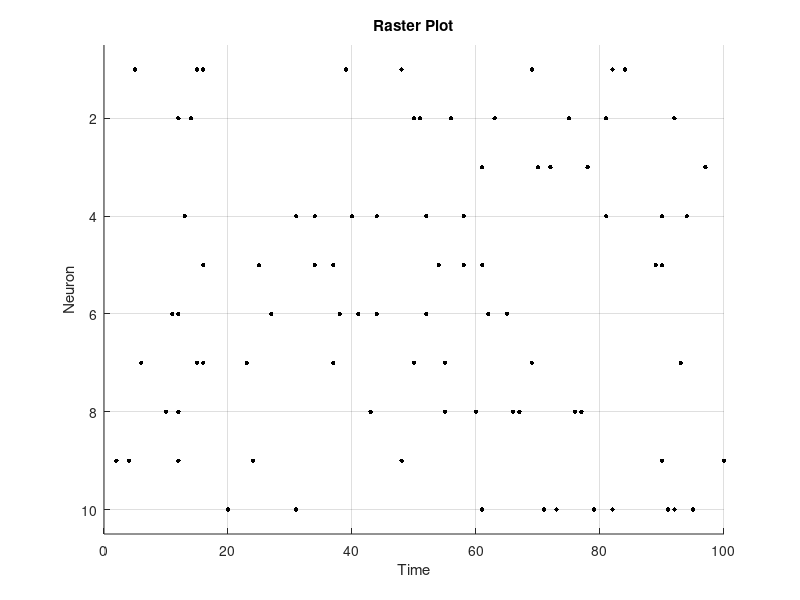

The MATLAB script that drew this image:
clear; close all; clf;

% Example spike train data (replace this with your data)
spikeTrains = rand(10, 100) < 0.1;  % Random binary data (0 or 1)

% Create a raster plot
[rowIndices, timeIndices] = find(spikeTrains);

% Plot spikes as dots on a grid
figure;
scatter(timeIndices, rowIndices, 10, 'k', 'filled');  % Adjust 'k' for color and 'filled' for filled markers

% Set plot properties
xlabel('Time');
ylabel('Neuron');
title('Raster Plot');
ylim([0.5, size(spikeTrains, 1) + 0.5]);  % Set the y-axis limits to match the number of rows
grid on;

% Optionally, invert the y-axis to display the top row at the top
set(gca, 'YDir', 'reverse');

% Optionally, customize plot appearance further
% For example, you can adjust marker size, color, etc.